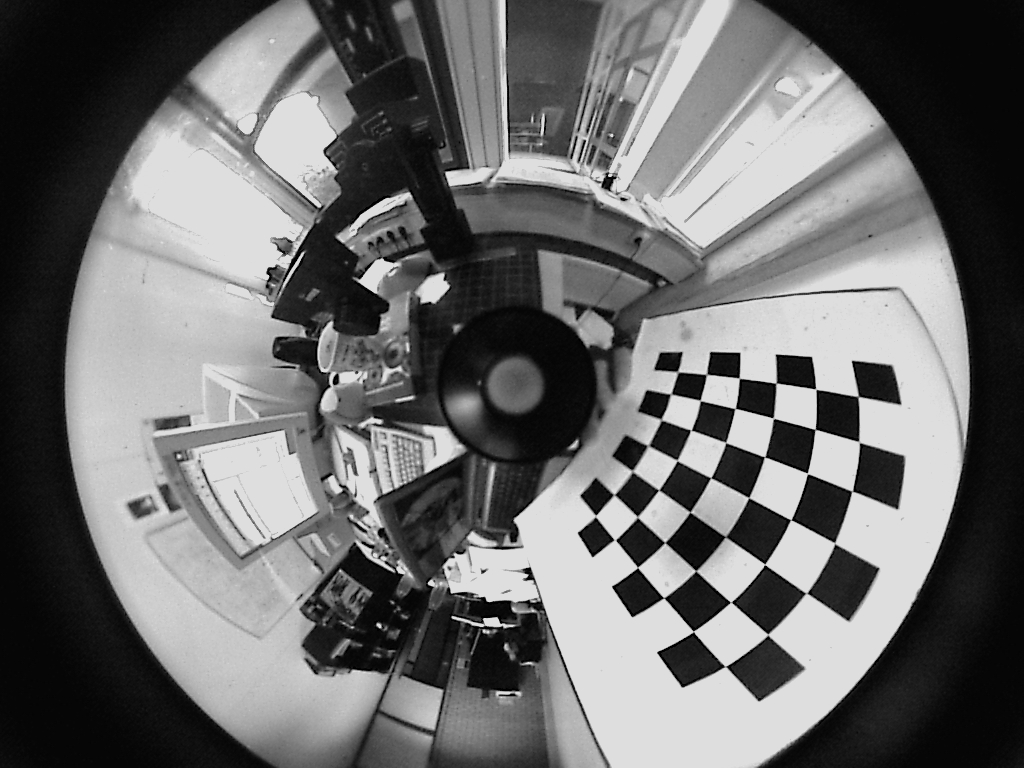
#> input picture referenceData/OCamCalib/VMRImage0.jpg, 1024 x 768 px; its folder holds only this picture in this run
$ jupyter execute corner_detection_practice.ipynb
#> lines starting #> are read from the running program, lines starting #| are printed output that depends on the picture; after the words box and inside, x2 and y2 are one past the last pixel; in counts of white or black regions, pixels touching at a corner belong together
[cell 1]
import pathlib
import cv2
from matplotlib import pyplot as plt
import numpy as np

checkboard_size = (7, 4)

def read_images(path: str) -> tuple[list, list]:
#> called with path = 'referenceData/OcamCalib'
    path = pathlib.Path(path)
    images = []
    gray_images = []
    for image_path in path.glob('*.jpg'):
        image = cv2.imread(str(image_path))
#> image is the input picture: shape (768, 1024, 3); min 0, max 223, mean 108.6

        images.append(image)
        # Convert to grayscale
        gray_image = cv2.cvtColor(image, cv2.COLOR_BGR2GRAY)
        gray_images.append(gray_image)
    return (images, gray_images)

images, gray_images = read_images('referenceData/OcamCalib')
#> images = 1 item; gray_images = 1 item
plt.imshow(gray_images[0], cmap='gray')

[cell 2]
def calculate_adaptive_threshold_kernel_size(img: np.ndarray) -> int:
    # Calculate the kernel size for adaptive thresholding
    # based on the image size
    height, width = img.shape
    kernel_size = int(height * width / 10000)
    if kernel_size % 2 == 0:
        kernel_size += 1
    return kernel_size

binary_images = []
for image in gray_images:
    # Apply thresholding
    kernel_size = calculate_adaptive_threshold_kernel_size(image)
    binary = cv2.adaptiveThreshold(image, 255, cv2.ADAPTIVE_THRESH_GAUSSIAN_C, cv2.THRESH_BINARY, kernel_size, 5)
    binary_images.append(binary)
#> this loop made 1 pass
#> (height in calculate_adaptive_threshold_kernel_size, width in calculate_adaptive_threshold_kernel_size, kernel_size) on pass 1: (768, 1024, 79)
#> pass 1, `binary = cv2.adaptiveThreshold(image, 255, cv2.ADAPTIVE_THRESH_GAUSSIA..`:
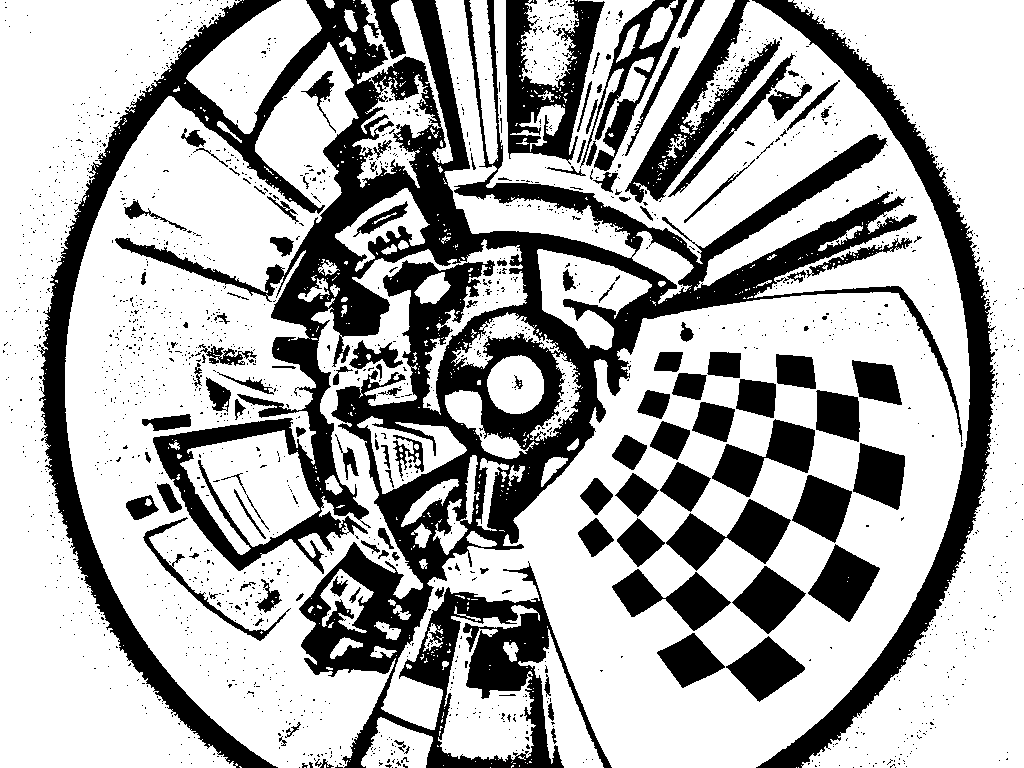
#> binary: shape (768, 1024); 68.6% white; 1924 black regions (1797 under 20 px), largest, box (x1, y1, x2, y2) and area: (38, 0, 962, 768) 145076, (752, 0, 997, 768) 20740, (506, 0, 605, 165) 7525
#> after the loop, binary_images = 1 item

plt.imshow(binary_images[0], cmap='gray')

[cell 3]
def dilate(img: np.ndarray, kernel="rect", iterations=1) -> np.ndarray:
    if kernel == "cross":
        kernel = cv2.getStructuringElement(cv2.MORPH_CROSS, (3, 3))
    elif kernel == "rect":
        kernel = cv2.getStructuringElement(cv2.MORPH_RECT, (3, 3))
    elif kernel == "ellipse":
        kernel = cv2.getStructuringElement(cv2.MORPH_ELLIPSE, (3, 3))
    else:
        raise ValueError("Unknown kernel type")
    return cv2.dilate(img, kernel, iterations=iterations)

[cell 4]
class Quadrangle:
    def __init__(self, points: list[tuple[int, int]]):
        self.points = points.squeeze()
        self.center = self._calculate_center(self.points)
        self.min_edge_length = self._calculate_min_edge_length(self.points)

    # [11 lines left out: function is_similar_to, not called in this run]

    def get_arch_length(self) -> float:
        return cv2.arcLength(self.points, True)

    def get_point_pairs_can_be_linked(self, other: "Quadrangle") -> list[tuple[np.ndarray, np.ndarray]]:
        indices = self.get_point_indices_close_enough_to_link(other)

        index_pairs = zip(indices[0], indices[1])

        point_pairs = []
        for p1_idx, p2_idx in index_pairs:
            if are_points_on_the_near_side_of_quadrangles(self, p1_idx, other, p2_idx):
                point_pairs.append((self.points[p1_idx], other.points[p2_idx]))

        return point_pairs

    def get_point_indices_close_enough_to_link(self, other: "Quadrangle") -> tuple[np.ndarray, np.ndarray]:
        distance_mat = self.get_distances_between_all_points(other)
        threshold = min(self.min_edge_length, other.min_edge_length)
        indices = np.where(distance_mat < threshold)
        # rows: indices of self.points
        # cols: indices of other.points
        return indices

    # [4 lines of commented-out code are left out]

    def get_distances_between_all_points(self, other: "Quadrangle") -> np.ndarray:

        this_points = np.repeat(self.points, len(other.points), axis=0)
        other_points = np.tile(other.points, (len(self.points), 1))

        distances = np.linalg.norm(this_points - other_points, axis=1)
        distances = distances.reshape((len(self.points), len(other.points)))
        return distances

    def _calculate_center(self, points):
        center = points.mean(axis=-1).squeeze()
        return center

    def _calculate_min_edge_length(self, points):
        # Calculate the minimum edge length
        min_edge_length = np.inf
        for i in range(len(points)):
            p1 = points[i]
            p2 = points[(i + 1) % len(points)]
            edge_length = np.linalg.norm(p1 - p2)
            if edge_length < min_edge_length:
                min_edge_length = edge_length
        return min_edge_length


def are_points_on_the_near_side_of_quadrangles(quad_1: Quadrangle, point_1_idx: int, quad_2: Quadrangle, point_2_idx: int) -> bool:
    num_quad_1_points = len(quad_1.points)
    num_quad_2_points = len(quad_2.points)

    line1_s = quad_1.points[(point_1_idx + num_quad_1_points - 1) % num_quad_1_points]
    line1_e = quad_1.points[(point_1_idx + 1) % num_quad_1_points]
    line2_s = quad_2.points[(point_2_idx + num_quad_2_points - 1) % num_quad_2_points]
    line2_e = quad_2.points[(point_2_idx + 1) % num_quad_2_points]

    points_are_on_the_same_side_of_line1 = are_points_on_the_same_side_of_line(line1_s, line1_e, quad_2.points[point_2_idx], quad_1.points[point_1_idx])
    points_are_on_the_same_side_of_line2 = are_points_on_the_same_side_of_line(line2_s, line2_e, quad_1.points[point_1_idx], quad_2.points[point_2_idx])

    return points_are_on_the_same_side_of_line1 and points_are_on_the_same_side_of_line2

def are_points_on_the_same_side_of_line(s: np.ndarray, e: np.ndarray, p1: np.ndarray, p2: np.ndarray) -> bool:
    # Check if the points are on the same side of the line
    # connecting s and e
    # Calculate the cross product
    c1 = np.cross(e - s, p1 - s)
    c2 = np.cross(e - s, p2 - s)
    return np.dot(c1, c2) > 0

[cell 5]
def find_quadrangles(img: np.ndarray, epsilon_ratio=0.1) -> list[Quadrangle]:
    quadrangles = []
    height, width = img.shape
    quadrangle_perimeter_threshold = 2 * (height + width) / 100
    contours, hierarchy = cv2.findContours(img, cv2.RETR_TREE, cv2.CHAIN_APPROX_SIMPLE)
    for contour in contours:
        # Approximate the contour with a polygon
        perimeter = cv2.arcLength(contour, True)
        epsilon = epsilon_ratio * perimeter
        approx = cv2.approxPolyDP(contour, epsilon, True)
        # If the polygon has 4 vertices, it is a quadrangle
        approx_perimeter = cv2.arcLength(approx, True)
        if approx_perimeter < quadrangle_perimeter_threshold:
            continue
        if len(approx) == 4:
            quadrangles.append(approx)

    return [Quadrangle(quadrangle) for quadrangle in quadrangles]

def draw_quadrangles(img: np.array, quadrangles: list[Quadrangle]):
    for quadrangle in quadrangles:
        cv2.drawContours(img, [quadrangle.points], 0, (0, 255, 0), 2)
    return img

# [4 lines left out: function draw_links, not called in this run]

def draw_corners(img: np.array, corners: np.ndarray):
    for corner in corners:
        cv2.circle(img, corner.astype(np.int32), 5, (255, 0, 255), -1)
    return img

def remove_similar_quadrangles(quadrangles: list[Quadrangle], old_quadrangles: list[Quadrangle], epsilon: float) -> list[Quadrangle]:
    if len(old_quadrangles) == 0:
        return quadrangles

    new_quadrangles = []
    for quadrangle in quadrangles:
        is_similar = False
        for old_quadangle in old_quadrangles:
            if quadrangle.is_similar_to(old_quadangle, epsilon):
                is_similar = True
                break
        if not is_similar:
            new_quadrangles.append(quadrangle)

    return new_quadrangles

def find_corners(img: np.array, max_iterations=1) -> list[Quadrangle]:
    similar_quad_epsilon = 3
    num_corners = checkboard_size[0] * checkboard_size[1]
    all_quadrangles = []
    prev_quadrangles = []
    links = None
    for i in range(max_iterations):
        img = dilate(img)
        quadrangle_threshold = 0.05 + 0.05 * i
        quadrangles = find_quadrangles(img, quadrangle_threshold)
        # compare the similarity with the previous iteration quadrangles, because quadrangles in the previous iteration are already included in the all_quadrangles
        new_quadrangles = remove_similar_quadrangles(
            quadrangles, prev_quadrangles, epsilon=similar_quad_epsilon
        )
        all_quadrangles += new_quadrangles
        prev_quadrangles = quadrangles
        links = link_quadrangles(all_quadrangles)
        if (len(links) >= num_corners):
            break

    if len(all_quadrangles) == 0:
        raise Exception("No quadrangles found")

    return link_to_corners(links), all_quadrangles

def link_quadrangles(quadrangles) -> np.ndarray:
    # Link quadrangles to form a checkerboard
    # Return links between quadrangles

    links = []
    for quadrangle in quadrangles:
        for other_quadrangle in quadrangles:
            if quadrangle == other_quadrangle:
                continue
            _links = quadrangle.get_point_pairs_can_be_linked(other_quadrangle)
            links += _links

    return np.array(links)

def link_to_corners(links: np.ndarray):
    return links.mean(axis=1)

quad_1 = Quadrangle(np.array([[[0,0]],[[0,1]],[[1,1]],[[1,0]]]))
quad_2 = Quadrangle(np.array([[[1,1]],[[1,2]],[[2,2]],[[2,1]]]))

links = quad_1.get_point_pairs_can_be_linked(quad_2)

test_image = binary_images[0]
test_original = images[0]
corners, quadrangles = find_corners(test_image, max_iterations=3)
#> the loop in find_corners, `for i in range(max_iterations):` made 1 pass
#> pass 1, in find_corners, `img = dilate(img)`:
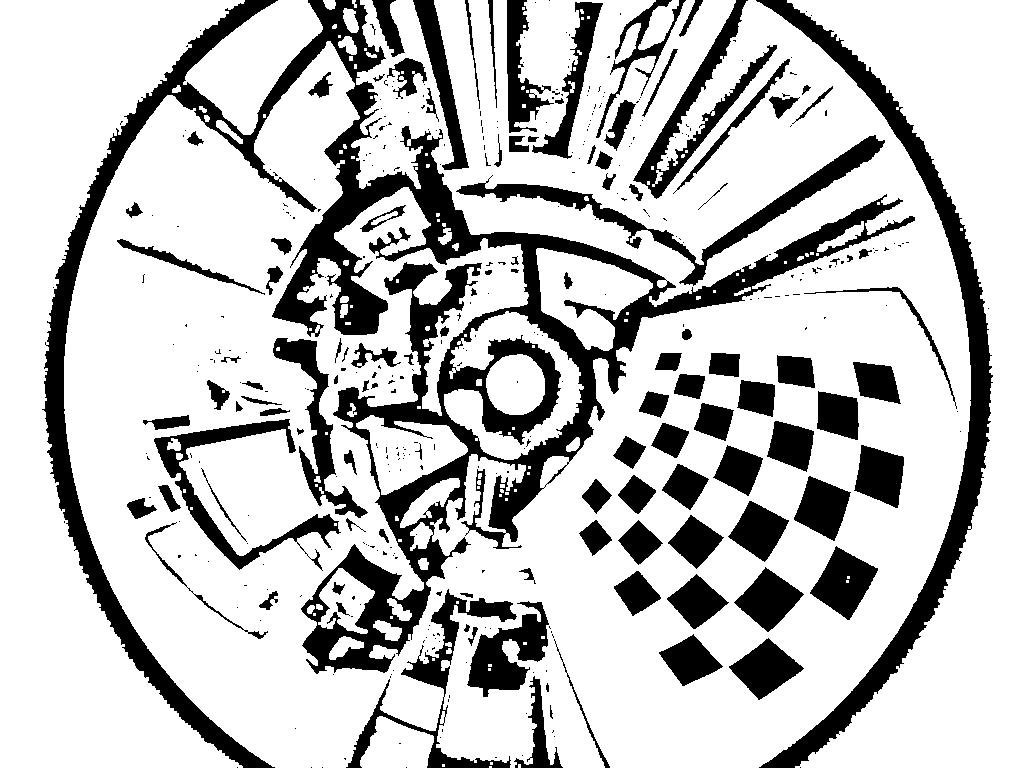
#> img: shape (768, 1024); 76.7% white; 414 black regions (299 under 20 px), largest, box (x1, y1, x2, y2) and area: (42, 0, 915, 768) 76369, (756, 0, 993, 768) 17407, (456, 135, 885, 286) 6569
#> corners = 94 pairs, first value 353.5 to 859, second value 34.5 to 666; quadrangles = 61 items
test_original = draw_quadrangles(test_original, quadrangles)
#> the loop in draw_quadrangles, `for quadrangle in quadrangles:` made 61 passes
#> after the loop in draw_quadrangles, `for quadrangle in quadrangles:`:
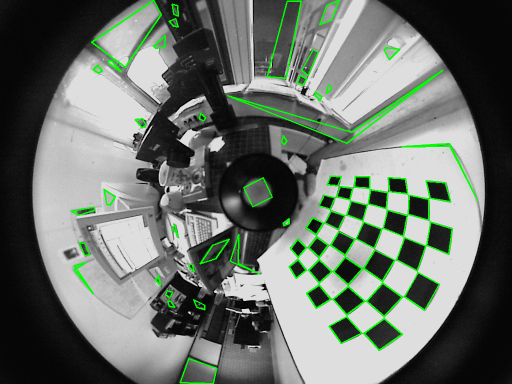
#> img: shape (768, 1024, 3) (shown at 1/2 size); mean B, G, R 106, 114.1, 106
test_original = draw_corners(test_original, corners)
#> the loop in draw_corners, `for corner in corners:` made 94 passes
#> corner on passes 1 to 8: [467.5, 473], [445.5, 519.5], [353.5, 34.5], [353.5, 34.5], [725.5, 666], [768, 634.5], [725.5, 666], [693, 631]
#> after the loop in draw_corners, `for corner in corners:`:
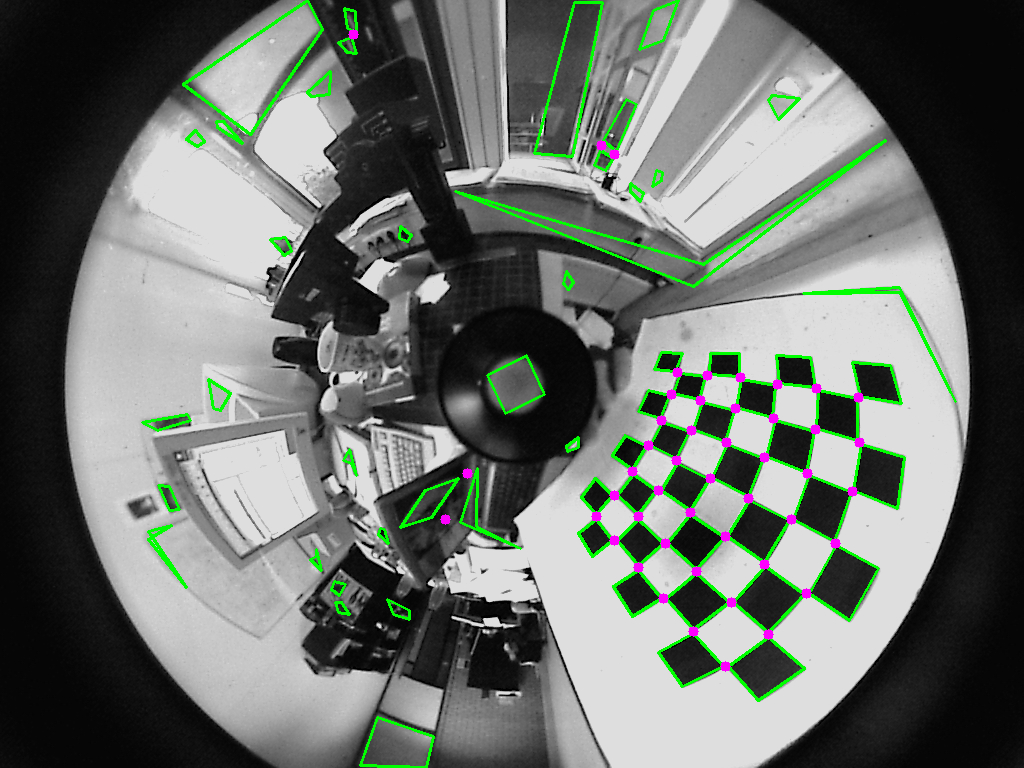
#> img: shape (768, 1024, 3); 0.48% of pixels changed, all inside (x1, y1, x2, y2) = (348, 29, 865, 672)
plt.imshow(test_original)

$ run again, on referenceData/OCamCalib/VMRImage4.jpg
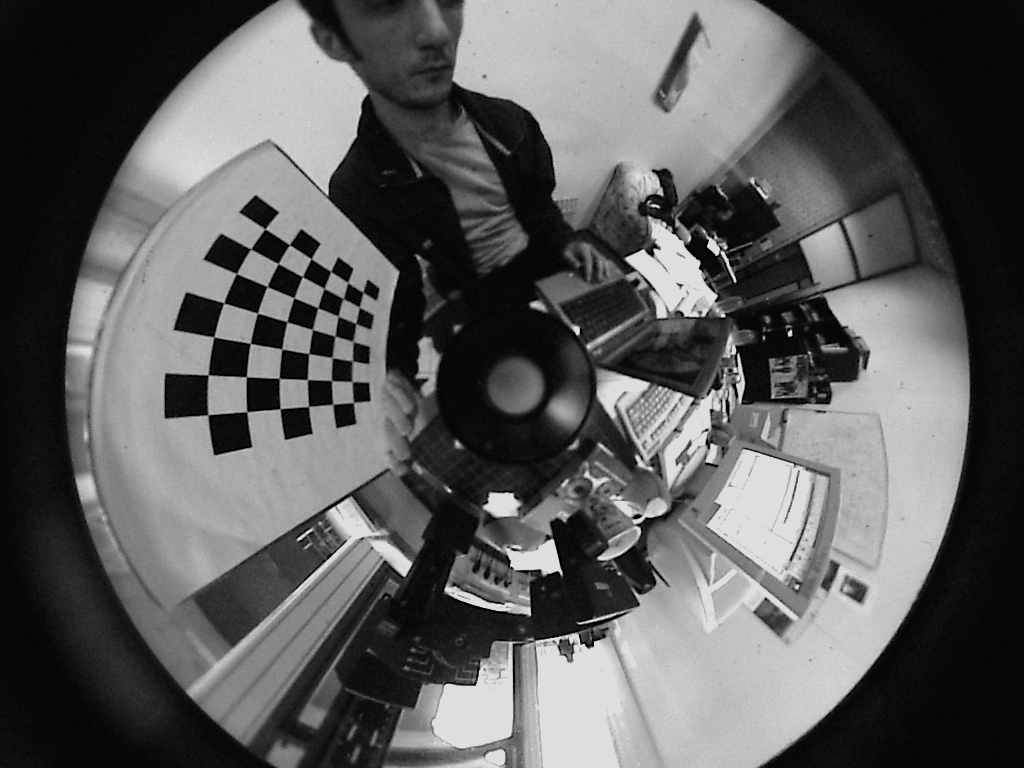
#> input picture referenceData/OCamCalib/VMRImage4.jpg, 1024 x 768 px
#> in read_images, image is the input picture: shape (768, 1024, 3); min 0, max 224, mean 91.4
#> images = 1 item
#> the loop `for image in gray_images:` made 1 pass
#> (height in calculate_adaptive_threshold_kernel_size, width in calculate_adaptive_threshold_kernel_size, kernel_size) on pass 1: (768, 1024, 79)
#> pass 1, `binary = cv2.adaptiveThreshold(image, 255, cv2.ADAPTIVE_THRESH_GAUSSIA..`:
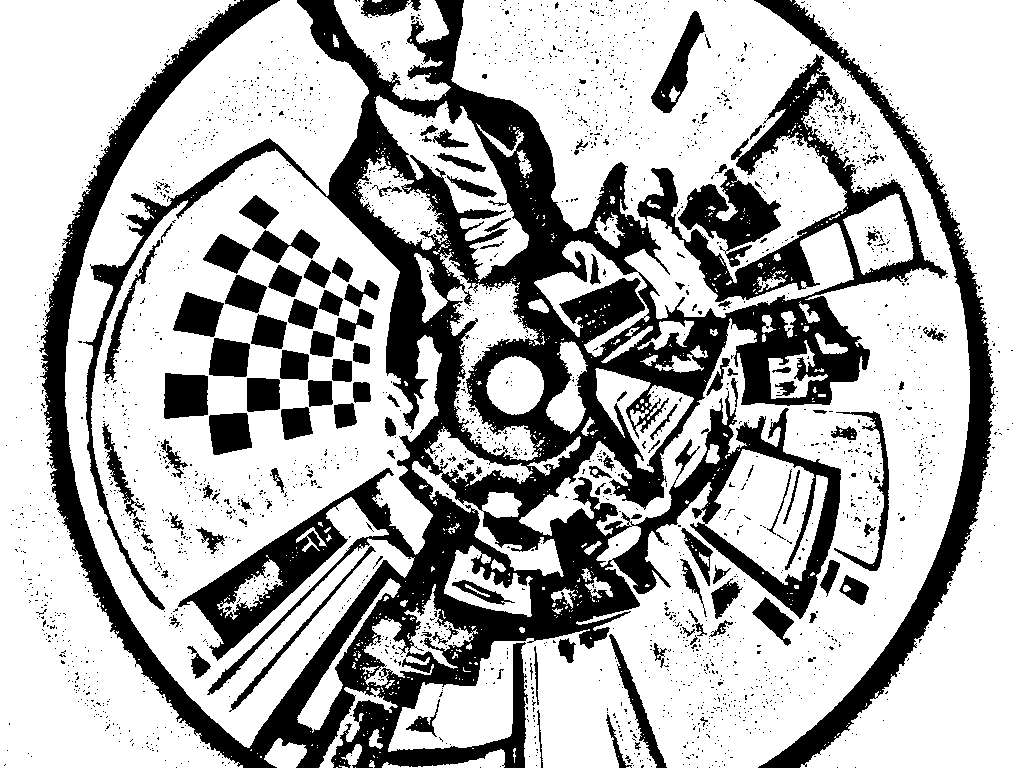
#> binary: shape (768, 1024); 69.8% white; 2428 black regions (2293 under 20 px), largest, box (x1, y1, x2, y2) and area: (39, 0, 948, 768) 171010, (754, 0, 996, 768) 17591, (678, 168, 781, 267) 4414
#> `corners, quadrangles = find_corners(test_image, max_iterations=3)`: corners = 86 pairs, first value 207.5 to 467, second value 229 to 582; quadrangles = 50 items
#> the loop in draw_quadrangles, `for quadrangle in quadrangles:` made 50 passes
#> the loop in draw_corners, `for corner in corners:` made 86 passes
#> corner on passes 1 to 8: [467, 582], [467, 582], [247, 412], [208, 415], [307.5, 405.5], [280, 409], [353, 402], [332, 405]
#> after the loop in draw_corners, `for corner in corners:`:
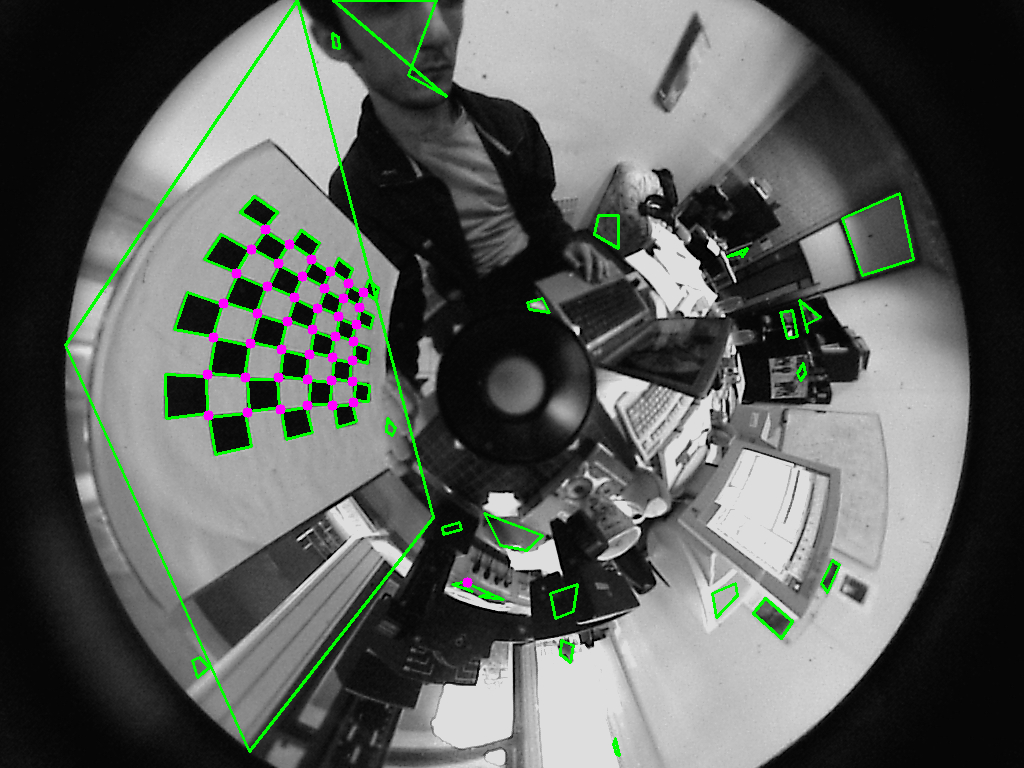
#> img: shape (768, 1024, 3); mean B, G, R 90.6, 94.8, 90.6
